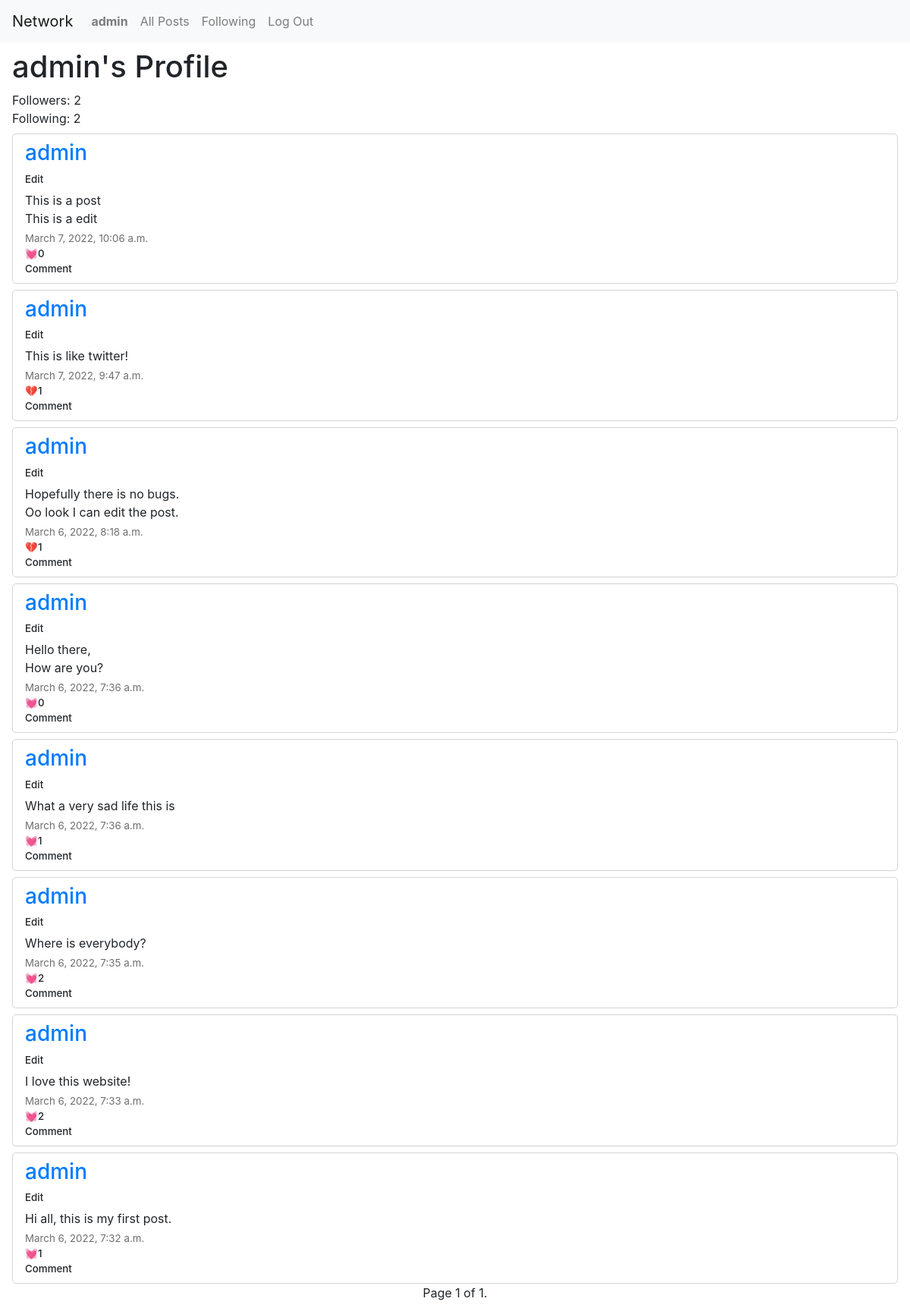
/user/admin (signed in), run on the app's committed database.
### network/models.py (models this page shows, shortened)
class User(AbstractUser):
    def __str__(self):
        return f"ID:{self.id} - {self.username} | {self.email}"

class Post(models.Model):
    user = models.ForeignKey("User", on_delete=models.CASCADE, related_name="posts")
    body = models.TextField(blank=True)
    timestamp = models.DateTimeField(auto_now_add=True)
    likes = models.ManyToManyField(User)

### network/views.py (the view)
# urls.py: path("user/<str:profile>", views.profile, name="profile"),
def profile(request, profile):
    user = User.objects.get(username=profile)
    follower = Follower.objects.get(user=user)
    followers = follower.followers.all()
    following = Follower.objects.filter(followers=user)
    print(following)
    posts = Post.objects.filter(user=user).order_by("-timestamp").all()
    pages = Paginator(posts, 10)
    page_number = request.GET.get('page')
    page_obj = pages.get_page(page_number)
    return render(request, "network/user.html", {
        "profile": user,
        "page_obj": page_obj,
        "followers": followers,
        "following": following,
    })

### network/models.py (called while the page is built)
    def __str__(self):
        return f"{self.user}"

### network/templates/network/user.html (shortened to what this page needs)
{% extends "network/layout.html" %}
{% load static %}
{% block body %}
<div id="heading">
<h1>{{ profile.username }}'s Profile</h1>
</div>
<div id="userDetails">
    <div id="followers">Followers: <span id="followersCount">{{ followers.count }}</span>  </div>
    <div id="following">Following: <span id="followingCount">{{ following.count }}</span> </div>
</div>
<div id="posts">
    {% for post in page_obj %}
    <div id="{{ post.id  }}" class="post">
        <div class="postName"><a href="{% url 'profile' post.user.username %}"><h3>{{ post.user.username }}</h3></a></div>
        {% if user == post.user %}<div value="edit" class="postEdit">Edit</div>{% endif %}
        <div class="postText">{{ post.body }}</div>
        <div class="postTimestamp">{{ post.timestamp }}</div>
        <div class="postLikes"><span class="like">{% if user in post.likes.all %}&#128148;{% else %}&#128147;{% endif %}</span><div class="likes">{{ post.likes.count }}</div></div>
        <div class="postComment">Comment</div>
    </div>
    {% endfor %}
</div>
<div class="pagination">
    <span class="step-links">
        <span class="current">
            Page {{ page_obj.number }} of {{ page_obj.paginator.num_pages }}.
        </span>
    </span>
</div>
{% endblock %}

### network/templates/network/layout.html (shortened to what this page needs)
{% load static %}
<!DOCTYPE html>
<html lang="en">
    <head>
        <link rel="stylesheet" href="https://stackpath.bootstrapcdn.com/bootstrap/4.4.1/css/bootstrap.min.css">
        <link href="{% static 'network/styles.css' %}" rel="stylesheet">
    </head>
    <body>
        <nav class="navbar navbar-expand-lg navbar-light bg-light">
            <a class="navbar-brand" href="{% url 'index' %}">Network</a>
            <div>
              <ul class="navbar-nav mr-auto">
                {% if user.is_authenticated %}
                    <li class="nav-item">
                        <a class="nav-link" href="{% url 'profile' user.username %}"><strong>{{ user.username }}</strong></a>
                    </li>
                {% endif %}
                <li class="nav-item">
                  <a class="nav-link" href="{% url 'index' %}">All Posts</a>
                </li>
                {% if user.is_authenticated %}
                    <li class="nav-item">
                        <a class="nav-link" href="{% url 'following' %}">Following</a>
                    </li>
                    <li class="nav-item">
                        <a class="nav-link" href="{% url 'logout' %}">Log Out</a>
                    </li>
                {% endif %}
              </ul>
            </div>
          </nav>
        <div class="body">
            {% block body %}
            {% endblock %}
        </div>
    </body>
</html>

### network/static/network/styles.css (style rules this page uses)
.body { margin: 0.5rem 1rem; }
.pagination { justify-content: center; }
.post { display: flex; flex-direction: column; border: 1px solid lightgray; border-radius: 5px; padding: 0.5rem 1rem; margin-top: 0.5rem; }
.postEdit, .like, .postComment { cursor: pointer; }
.postEdit, .postComment, .postLikes { font-size: smaller; font-weight: 500; }
.postTimestamp { font-size: smaller; color: rgb(110, 110, 110); }
.likes { display: inline-block; }
.postText { margin-top: 5px; margin-bottom: 5px; white-space: pre-line; }

### data on the page
User: username "admin"
Post: user.username "admin", shows "Edit", body "This is a post This is a edit", timestamp "March 7, 2022, 10:06 a.m.", likes.count "0"
Post: user.username "admin", shows "Edit", body "This is like twitter!", timestamp "March 7, 2022, 9:47 a.m.", likes.count "1"
Post: user.username "admin", shows "Edit", body "Hopefully there is no bugs. Oo look I can edit the post.", timestamp "March 6, 2022, 8:18 a.m.", likes.count "1"
Post: user.username "admin", shows "Edit", body "Hello there, How are you?", timestamp "March 6, 2022, 7:36 a.m.", likes.count "0"
Post: user.username "admin", shows "Edit", body "What a very sad life this is", timestamp "March 6, 2022, 7:36 a.m.", likes.count "1"
Post: user.username "admin", shows "Edit", body "Where is everybody?", timestamp "March 6, 2022, 7:35 a.m.", likes.count "2"
Post: user.username "admin", shows "Edit", body "I love this website!", timestamp "March 6, 2022, 7:33 a.m.", likes.count "2"
Post: user.username "admin", shows "Edit", body "Hi all, this is my first post.", timestamp "March 6, 2022, 7:32 a.m.", likes.count "1"

### other printed values
{{ followers.count }} "2"
{{ following.count }} "2"
{{ page_obj.number }} "1"
{{ page_obj.paginator.num_pages }} "1"
